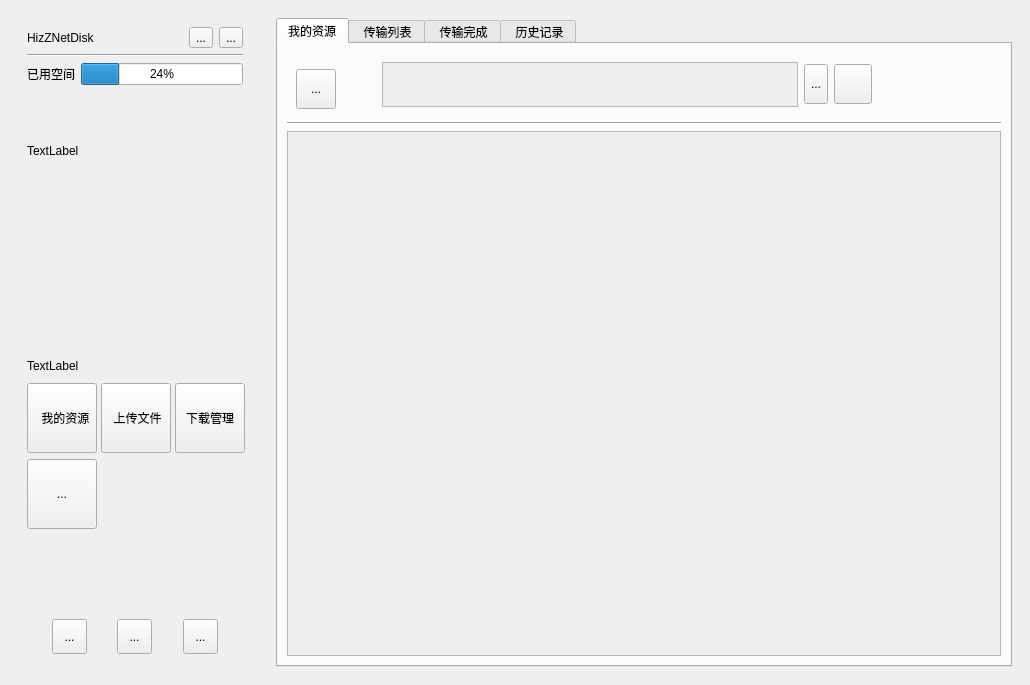
<?xml version="1.0" encoding="UTF-8"?>
<ui version="4.0">
 <class>MainWindow</class>
 <widget class="QMainWindow" name="MainWindow">
  <property name="geometry">
   <rect>
    <x>0</x>
    <y>0</y>
    <width>1030</width>
    <height>685</height>
   </rect>
  </property>
  <property name="sizePolicy">
   <sizepolicy hsizetype="Fixed" vsizetype="Fixed">
    <horstretch>0</horstretch>
    <verstretch>0</verstretch>
   </sizepolicy>
  </property>
  <property name="minimumSize">
   <size>
    <width>1030</width>
    <height>685</height>
   </size>
  </property>
  <property name="maximumSize">
   <size>
    <width>1030</width>
    <height>685</height>
   </size>
  </property>
  <property name="windowTitle">
   <string>MainWindow</string>
  </property>
  <widget class="QWidget" name="centralwidget">
   <layout class="QGridLayout" name="gridLayout_2">
    <item row="0" column="1">
     <widget class="QWidget" name="widget" native="true">
      <layout class="QVBoxLayout" name="verticalLayout_5">
       <item>
        <widget class="QTabWidget" name="tabWidget">
         <property name="sizePolicy">
          <sizepolicy hsizetype="Expanding" vsizetype="Expanding">
           <horstretch>0</horstretch>
           <verstretch>0</verstretch>
          </sizepolicy>
         </property>
         <property name="minimumSize">
          <size>
           <width>200</width>
           <height>0</height>
          </size>
         </property>
         <property name="layoutDirection">
          <enum>Qt::LeftToRight</enum>
         </property>
         <property name="tabPosition">
          <enum>QTabWidget::North</enum>
         </property>
         <property name="tabShape">
          <enum>QTabWidget::Rounded</enum>
         </property>
         <property name="currentIndex">
          <number>0</number>
         </property>
         <property name="iconSize">
          <size>
           <width>98</width>
           <height>40</height>
          </size>
         </property>
         <property name="elideMode">
          <enum>Qt::ElideNone</enum>
         </property>
         <property name="usesScrollButtons">
          <bool>true</bool>
         </property>
         <property name="documentMode">
          <bool>false</bool>
         </property>
         <property name="tabsClosable">
          <bool>false</bool>
         </property>
         <property name="tabBarAutoHide">
          <bool>false</bool>
         </property>
         <widget class="QWidget" name="tab">
          <attribute name="icon">
           <iconset resource="res.qrc">
            <normaloff>:/images/tabs/library-normal.png</normaloff>
            <normalon>:/images/tabs/library-normal@2x.png</normalon>:/images/tabs/library-normal.png</iconset>
          </attribute>
          <attribute name="title">
           <string>我的资源</string>
          </attribute>
          <layout class="QVBoxLayout" name="verticalLayout_3">
           <item>
            <widget class="QWidget" name="widget_5" native="true">
             <property name="sizePolicy">
              <sizepolicy hsizetype="Preferred" vsizetype="Fixed">
               <horstretch>0</horstretch>
               <verstretch>0</verstretch>
              </sizepolicy>
             </property>
             <layout class="QHBoxLayout" name="horizontalLayout_6">
              <item>
               <widget class="QToolButton" name="toolButton_10">
                <property name="minimumSize">
                 <size>
                  <width>40</width>
                  <height>40</height>
                 </size>
                </property>
                <property name="maximumSize">
                 <size>
                  <width>30</width>
                  <height>30</height>
                 </size>
                </property>
                <property name="text">
                 <string>...</string>
                </property>
                <property name="icon">
                 <iconset resource="res.qrc">
                  <normaloff>:/images/filebrowser/backward.png</normaloff>
                  <normalon>:/images/filebrowser/backward@2x.png</normalon>:/images/filebrowser/backward.png</iconset>
                </property>
                <property name="iconSize">
                 <size>
                  <width>30</width>
                  <height>30</height>
                 </size>
                </property>
               </widget>
              </item>
              <item>
               <spacer name="horizontalSpacer_5">
                <property name="orientation">
                 <enum>Qt::Horizontal</enum>
                </property>
                <property name="sizeType">
                 <enum>QSizePolicy::Fixed</enum>
                </property>
                <property name="sizeHint" stdset="0">
                 <size>
                  <width>40</width>
                  <height>20</height>
                 </size>
                </property>
               </spacer>
              </item>
              <item>
               <widget class="QScrollArea" name="scrollArea_2">
                <property name="maximumSize">
                 <size>
                  <width>16777215</width>
                  <height>45</height>
                 </size>
                </property>
                <property name="widgetResizable">
                 <bool>true</bool>
                </property>
                <widget class="QWidget" name="scrollAreaWidgetContents">
                 <property name="geometry">
                  <rect>
                   <x>0</x>
                   <y>0</y>
                   <width>388</width>
                   <height>43</height>
                  </rect>
                 </property>
                 <layout class="QHBoxLayout" name="horizontalLayout_2">
                  <item>
                   <widget class="FileIndexWidget" name="fileIndex_widget" native="true"/>
                  </item>
                  <item>
                   <spacer name="horizontalSpacer_7">
                    <property name="orientation">
                     <enum>Qt::Horizontal</enum>
                    </property>
                    <property name="sizeHint" stdset="0">
                     <size>
                      <width>40</width>
                      <height>20</height>
                     </size>
                    </property>
                   </spacer>
                  </item>
                 </layout>
                </widget>
               </widget>
              </item>
              <item>
               <widget class="QToolButton" name="toolButton_12">
                <property name="maximumSize">
                 <size>
                  <width>40</width>
                  <height>40</height>
                 </size>
                </property>
                <property name="text">
                 <string>...</string>
                </property>
                <property name="icon">
                 <iconset resource="res.qrc">
                  <normaloff>:/images/tabs/search-normal.png</normaloff>:/images/tabs/search-normal.png</iconset>
                </property>
                <property name="iconSize">
                 <size>
                  <width>30</width>
                  <height>30</height>
                 </size>
                </property>
               </widget>
              </item>
              <item>
               <widget class="QToolButton" name="toolButton_14">
                <property name="maximumSize">
                 <size>
                  <width>40</width>
                  <height>40</height>
                 </size>
                </property>
                <property name="text">
                 <string/>
                </property>
                <property name="icon">
                 <iconset resource="res.qrc">
                  <normaloff>:/images/filebrowser/add.png</normaloff>:/images/filebrowser/add.png</iconset>
                </property>
                <property name="iconSize">
                 <size>
                  <width>30</width>
                  <height>30</height>
                 </size>
                </property>
               </widget>
              </item>
              <item>
               <spacer name="horizontalSpacer_6">
                <property name="orientation">
                 <enum>Qt::Horizontal</enum>
                </property>
                <property name="sizeType">
                 <enum>QSizePolicy::Fixed</enum>
                </property>
                <property name="sizeHint" stdset="0">
                 <size>
                  <width>120</width>
                  <height>20</height>
                 </size>
                </property>
               </spacer>
              </item>
             </layout>
            </widget>
           </item>
           <item>
            <widget class="Line" name="line_2">
             <property name="orientation">
              <enum>Qt::Horizontal</enum>
             </property>
            </widget>
           </item>
           <item>
            <widget class="QScrollArea" name="scrollArea">
             <property name="widgetResizable">
              <bool>true</bool>
             </property>
             <widget class="QWidget" name="scrollAreaWidgetContents_3">
              <property name="geometry">
               <rect>
                <x>0</x>
                <y>0</y>
                <width>710</width>
                <height>498</height>
               </rect>
              </property>
              <layout class="QGridLayout" name="gridLayout_3">
               <item row="1" column="0">
                <spacer name="verticalSpacer_4">
                 <property name="orientation">
                  <enum>Qt::Vertical</enum>
                 </property>
                 <property name="sizeHint" stdset="0">
                  <size>
                   <width>20</width>
                   <height>40</height>
                  </size>
                 </property>
                </spacer>
               </item>
               <item row="0" column="0">
                <widget class="QWidget" name="file_widget" native="true"/>
               </item>
               <item row="0" column="1">
                <spacer name="horizontalSpacer_10">
                 <property name="orientation">
                  <enum>Qt::Horizontal</enum>
                 </property>
                 <property name="sizeHint" stdset="0">
                  <size>
                   <width>40</width>
                   <height>20</height>
                  </size>
                 </property>
                </spacer>
               </item>
              </layout>
             </widget>
            </widget>
           </item>
          </layout>
         </widget>
         <widget class="QWidget" name="tab_2">
          <attribute name="icon">
           <iconset resource="res.qrc">
            <normaloff>:/images/toolbar/download.png</normaloff>
            <normalon>:/images/toolbar/download@2x.png</normalon>:/images/toolbar/download.png</iconset>
          </attribute>
          <attribute name="title">
           <string> 传输列表</string>
          </attribute>
          <layout class="QVBoxLayout" name="verticalLayout_6">
           <item>
            <widget class="QWidget" name="widget_6" native="true">
             <layout class="QHBoxLayout" name="horizontalLayout_7">
              <item>
               <widget class="QLabel" name="label_4">
                <property name="text">
                 <string>  文件名</string>
                </property>
               </widget>
              </item>
              <item>
               <spacer name="horizontalSpacer_9">
                <property name="orientation">
                 <enum>Qt::Horizontal</enum>
                </property>
                <property name="sizeHint" stdset="0">
                 <size>
                  <width>40</width>
                  <height>20</height>
                 </size>
                </property>
               </spacer>
              </item>
              <item>
               <widget class="QLabel" name="label_5">
                <property name="text">
                 <string>传输进度</string>
                </property>
               </widget>
              </item>
              <item>
               <spacer name="horizontalSpacer_8">
                <property name="orientation">
                 <enum>Qt::Horizontal</enum>
                </property>
                <property name="sizeHint" stdset="0">
                 <size>
                  <width>40</width>
                  <height>20</height>
                 </size>
                </property>
               </spacer>
              </item>
              <item>
               <widget class="QToolButton" name="toolButton_11">
                <property name="whatsThis">
                 <string>全部暂停</string>
                </property>
                <property name="text">
                 <string> 全部暂停</string>
                </property>
                <property name="icon">
                 <iconset resource="res.qrc">
                  <normaloff>:/images/svg/pause.svg</normaloff>:/images/svg/pause.svg</iconset>
                </property>
                <property name="iconSize">
                 <size>
                  <width>20</width>
                  <height>20</height>
                 </size>
                </property>
                <property name="toolButtonStyle">
                 <enum>Qt::ToolButtonIconOnly</enum>
                </property>
               </widget>
              </item>
              <item>
               <widget class="QToolButton" name="toolButton_13">
                <property name="whatsThis">
                 <string>全部取消</string>
                </property>
                <property name="text">
                 <string>...</string>
                </property>
                <property name="icon">
                 <iconset resource="res.qrc">
                  <normaloff>:/images/svg/close.svg</normaloff>:/images/svg/close.svg</iconset>
                </property>
                <property name="iconSize">
                 <size>
                  <width>20</width>
                  <height>20</height>
                 </size>
                </property>
               </widget>
              </item>
             </layout>
            </widget>
           </item>
           <item>
            <widget class="QScrollArea" name="scrollArea_3">
             <property name="widgetResizable">
              <bool>true</bool>
             </property>
             <widget class="QWidget" name="scrollAreaWidgetContents_2">
              <property name="geometry">
               <rect>
                <x>0</x>
                <y>0</y>
                <width>710</width>
                <height>526</height>
               </rect>
              </property>
              <layout class="QVBoxLayout" name="verticalLayout_7">
               <item>
                <widget class="QWidget" name="Download_Area" native="true"/>
               </item>
               <item>
                <spacer name="verticalSpacer_3">
                 <property name="orientation">
                  <enum>Qt::Vertical</enum>
                 </property>
                 <property name="sizeHint" stdset="0">
                  <size>
                   <width>20</width>
                   <height>40</height>
                  </size>
                 </property>
                </spacer>
               </item>
              </layout>
             </widget>
            </widget>
           </item>
          </layout>
         </widget>
         <widget class="QWidget" name="tab_3">
          <attribute name="icon">
           <iconset resource="res.qrc">
            <normaloff>:/images/sync/cloud-synced.png</normaloff>
            <normalon>:/images/sync/cloud-synced@2x.png</normalon>:/images/sync/cloud-synced.png</iconset>
          </attribute>
          <attribute name="title">
           <string> 传输完成</string>
          </attribute>
         </widget>
         <widget class="QWidget" name="widget">
          <attribute name="icon">
           <iconset resource="res.qrc">
            <normaloff>:/images/tabs/highlighted/history-orange.png</normaloff>
            <normalon>:/images/tabs/highlighted/history-orange@2x.png</normalon>:/images/tabs/highlighted/history-orange.png</iconset>
          </attribute>
          <attribute name="title">
           <string> 历史记录</string>
          </attribute>
         </widget>
        </widget>
       </item>
      </layout>
     </widget>
    </item>
    <item row="0" column="0">
     <widget class="QWidget" name="widget_2" native="true">
      <property name="minimumSize">
       <size>
        <width>200</width>
        <height>0</height>
       </size>
      </property>
      <property name="maximumSize">
       <size>
        <width>252</width>
        <height>16777215</height>
       </size>
      </property>
      <layout class="QVBoxLayout" name="verticalLayout">
       <item>
        <widget class="QWidget" name="widget_3" native="true">
         <layout class="QVBoxLayout" name="verticalLayout_2">
          <item>
           <layout class="QHBoxLayout" name="horizontalLayout">
            <item>
             <widget class="QLabel" name="label_User">
              <property name="text">
               <string>HizZNetDisk</string>
              </property>
             </widget>
            </item>
            <item>
             <widget class="QToolButton" name="toolButton_2">
              <property name="text">
               <string>...</string>
              </property>
              <property name="icon">
               <iconset resource="res.qrc">
                <normaloff>:/images/account-settings.png</normaloff>:/images/account-settings.png</iconset>
              </property>
              <property name="iconSize">
               <size>
                <width>20</width>
                <height>20</height>
               </size>
              </property>
             </widget>
            </item>
            <item>
             <widget class="QToolButton" name="toolButton">
              <property name="text">
               <string>...</string>
              </property>
              <property name="icon">
               <iconset resource="res.qrc">
                <normaloff>:/images/account-256.png</normaloff>:/images/account-256.png</iconset>
              </property>
              <property name="iconSize">
               <size>
                <width>20</width>
                <height>20</height>
               </size>
              </property>
             </widget>
            </item>
           </layout>
          </item>
          <item>
           <widget class="Line" name="line">
            <property name="orientation">
             <enum>Qt::Horizontal</enum>
            </property>
           </widget>
          </item>
          <item>
           <layout class="QHBoxLayout" name="horizontalLayout_3">
            <item>
             <widget class="QLabel" name="label_2">
              <property name="text">
               <string>已用空间</string>
              </property>
             </widget>
            </item>
            <item>
             <widget class="QProgressBar" name="progressBar">
              <property name="value">
               <number>24</number>
              </property>
             </widget>
            </item>
           </layout>
          </item>
          <item>
           <layout class="QHBoxLayout" name="horizontalLayout_4">
            <item>
             <widget class="QLabel" name="label">
              <property name="text">
               <string>TextLabel</string>
              </property>
             </widget>
            </item>
           </layout>
          </item>
          <item>
           <spacer name="verticalSpacer_2">
            <property name="orientation">
             <enum>Qt::Vertical</enum>
            </property>
            <property name="sizeType">
             <enum>QSizePolicy::Fixed</enum>
            </property>
            <property name="sizeHint" stdset="0">
             <size>
              <width>20</width>
              <height>120</height>
             </size>
            </property>
           </spacer>
          </item>
         </layout>
        </widget>
       </item>
       <item>
        <widget class="QWidget" name="widget_4" native="true">
         <layout class="QVBoxLayout" name="verticalLayout_4">
          <item>
           <widget class="QLabel" name="label_3">
            <property name="sizePolicy">
             <sizepolicy hsizetype="Preferred" vsizetype="Fixed">
              <horstretch>0</horstretch>
              <verstretch>0</verstretch>
             </sizepolicy>
            </property>
            <property name="text">
             <string>TextLabel</string>
            </property>
           </widget>
          </item>
          <item>
           <layout class="QGridLayout" name="gridLayout">
            <property name="spacing">
             <number>6</number>
            </property>
            <item row="0" column="1">
             <widget class="QToolButton" name="toolButton_4">
              <property name="minimumSize">
               <size>
                <width>70</width>
                <height>70</height>
               </size>
              </property>
              <property name="maximumSize">
               <size>
                <width>70</width>
                <height>70</height>
               </size>
              </property>
              <property name="text">
               <string> 上传文件</string>
              </property>
              <property name="icon">
               <iconset resource="res.qrc">
                <normaloff>:/images/svg/cloud.svg</normaloff>:/images/svg/cloud.svg</iconset>
              </property>
              <property name="iconSize">
               <size>
                <width>40</width>
                <height>40</height>
               </size>
              </property>
              <property name="toolButtonStyle">
               <enum>Qt::ToolButtonTextUnderIcon</enum>
              </property>
             </widget>
            </item>
            <item row="0" column="2">
             <widget class="QToolButton" name="toolButton_5">
              <property name="minimumSize">
               <size>
                <width>70</width>
                <height>70</height>
               </size>
              </property>
              <property name="maximumSize">
               <size>
                <width>70</width>
                <height>70</height>
               </size>
              </property>
              <property name="text">
               <string>下载管理</string>
              </property>
              <property name="icon">
               <iconset resource="res.qrc">
                <normaloff>:/images/svg/download-alt.svg</normaloff>:/images/svg/download-alt.svg</iconset>
              </property>
              <property name="iconSize">
               <size>
                <width>40</width>
                <height>40</height>
               </size>
              </property>
              <property name="toolButtonStyle">
               <enum>Qt::ToolButtonTextUnderIcon</enum>
              </property>
             </widget>
            </item>
            <item row="0" column="0">
             <widget class="QToolButton" name="toolButton_3">
              <property name="minimumSize">
               <size>
                <width>70</width>
                <height>70</height>
               </size>
              </property>
              <property name="maximumSize">
               <size>
                <width>70</width>
                <height>70</height>
               </size>
              </property>
              <property name="contextMenuPolicy">
               <enum>Qt::DefaultContextMenu</enum>
              </property>
              <property name="text">
               <string>  我的资源</string>
              </property>
              <property name="icon">
               <iconset resource="res.qrc">
                <normaloff>:/images/folder.png</normaloff>:/images/folder.png</iconset>
              </property>
              <property name="iconSize">
               <size>
                <width>40</width>
                <height>40</height>
               </size>
              </property>
              <property name="popupMode">
               <enum>QToolButton::DelayedPopup</enum>
              </property>
              <property name="toolButtonStyle">
               <enum>Qt::ToolButtonTextUnderIcon</enum>
              </property>
             </widget>
            </item>
            <item row="1" column="0">
             <widget class="QToolButton" name="toolButton_6">
              <property name="minimumSize">
               <size>
                <width>70</width>
                <height>70</height>
               </size>
              </property>
              <property name="maximumSize">
               <size>
                <width>70</width>
                <height>70</height>
               </size>
              </property>
              <property name="text">
               <string>...</string>
              </property>
             </widget>
            </item>
           </layout>
          </item>
          <item>
           <spacer name="verticalSpacer">
            <property name="orientation">
             <enum>Qt::Vertical</enum>
            </property>
            <property name="sizeType">
             <enum>QSizePolicy::Fixed</enum>
            </property>
            <property name="sizeHint" stdset="0">
             <size>
              <width>20</width>
              <height>80</height>
             </size>
            </property>
           </spacer>
          </item>
          <item>
           <layout class="QHBoxLayout" name="horizontalLayout_5" stretch="0,1,0,0,0,2,0">
            <item>
             <spacer name="horizontalSpacer">
              <property name="orientation">
               <enum>Qt::Horizontal</enum>
              </property>
              <property name="sizeHint" stdset="0">
               <size>
                <width>40</width>
                <height>20</height>
               </size>
              </property>
             </spacer>
            </item>
            <item>
             <widget class="QToolButton" name="toolButton_7">
              <property name="minimumSize">
               <size>
                <width>35</width>
                <height>35</height>
               </size>
              </property>
              <property name="maximumSize">
               <size>
                <width>35</width>
                <height>35</height>
               </size>
              </property>
              <property name="text">
               <string>...</string>
              </property>
              <property name="icon">
               <iconset resource="res.qrc">
                <normaloff>:/images/leave-share@2x.png</normaloff>:/images/leave-share@2x.png</iconset>
              </property>
             </widget>
            </item>
            <item>
             <spacer name="horizontalSpacer_3">
              <property name="orientation">
               <enum>Qt::Horizontal</enum>
              </property>
              <property name="sizeHint" stdset="0">
               <size>
                <width>40</width>
                <height>20</height>
               </size>
              </property>
             </spacer>
            </item>
            <item>
             <widget class="QToolButton" name="toolButton_8">
              <property name="minimumSize">
               <size>
                <width>35</width>
                <height>35</height>
               </size>
              </property>
              <property name="maximumSize">
               <size>
                <width>35</width>
                <height>35</height>
               </size>
              </property>
              <property name="text">
               <string>...</string>
              </property>
             </widget>
            </item>
            <item>
             <spacer name="horizontalSpacer_4">
              <property name="orientation">
               <enum>Qt::Horizontal</enum>
              </property>
              <property name="sizeHint" stdset="0">
               <size>
                <width>40</width>
                <height>20</height>
               </size>
              </property>
             </spacer>
            </item>
            <item>
             <widget class="QToolButton" name="toolButton_9">
              <property name="minimumSize">
               <size>
                <width>35</width>
                <height>35</height>
               </size>
              </property>
              <property name="maximumSize">
               <size>
                <width>35</width>
                <height>35</height>
               </size>
              </property>
              <property name="text">
               <string>...</string>
              </property>
             </widget>
            </item>
            <item>
             <spacer name="horizontalSpacer_2">
              <property name="orientation">
               <enum>Qt::Horizontal</enum>
              </property>
              <property name="sizeHint" stdset="0">
               <size>
                <width>40</width>
                <height>20</height>
               </size>
              </property>
             </spacer>
            </item>
           </layout>
          </item>
         </layout>
        </widget>
       </item>
      </layout>
     </widget>
    </item>
   </layout>
  </widget>
 </widget>
 <customwidgets>
  <customwidget>
   <class>FileIndexWidget</class>
   <extends>QWidget</extends>
   <header location="global">fileindexlable.h</header>
   <container>1</container>
  </customwidget>
 </customwidgets>
 <resources>
  <include location="res.qrc"/>
 </resources>
 <connections/>
</ui>
